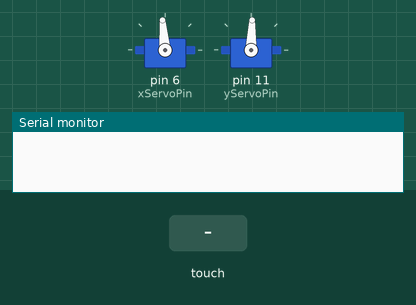
A sketch run on a simulated Arduino Uno, built with avr-gcc and run on an emulated ATmega328P. On the bench: 2 × servo, the last lines printed to the serial monitor. Inputs (shaded band) come from the test bench.

Above: at 1.2 s.
1.3 s: touch panel pressed at 13 % / 10 % of its raw x / y range
At 1.9 s:
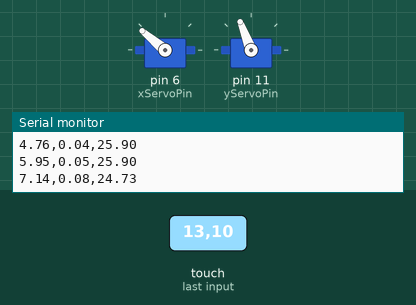
4.3 s: touch panel pressed at 38 % / 10 % of its raw x / y range
At 5.2 s:
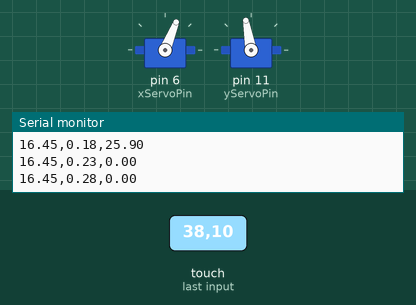
7.3 s: touch panel pressed at 62 % / 10 % of its raw x / y range
At 10.1 s:
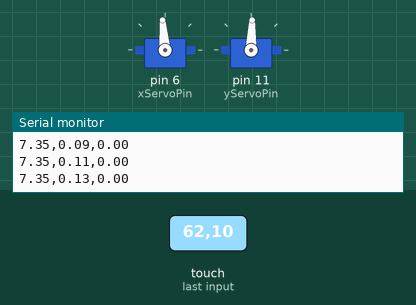
10.3 s: touch panel pressed at 87 % / 10 % of its raw x / y range
At 11.2 s:
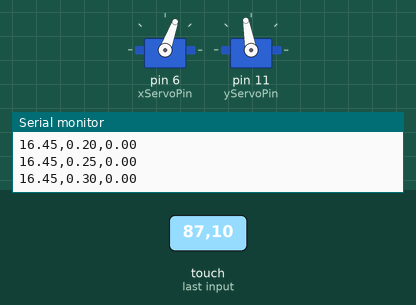
11.9 s: touch panel pressed at 13 % / 30 % of its raw x / y range
At 12.4 s:
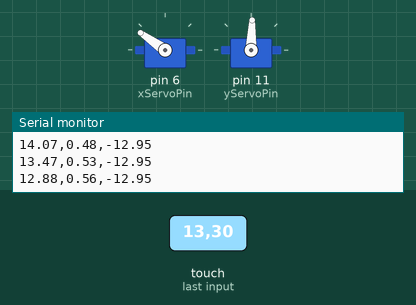
14.9 s: touch panel pressed at 38 % / 30 % of its raw x / y range
At 16.2 s:
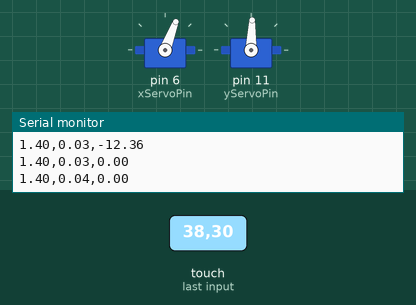
Timing chart, 0 to 18.7 s (numbered marks = the images above; inputs shaded):
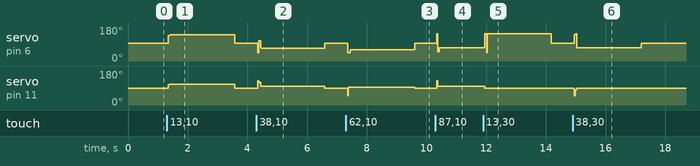

Measured:
- after the input at 1.3 s, servo on pin 6 (xServoPin): 95° → 140° after 0.05 s, → 95° 2.2 s later; servo on pin 11 (yServoPin): 88° → 111° after 0.05 s, → 88° 2.2 s later
- after the input at 4.3 s, servo on pin 6 (xServoPin): 95° → 68° after 0.05 s, → 95° 2.2 s later; servo on pin 11 (yServoPin): 88° → 100° after 0.05 s, → 88° 2.2 s later
- after the input at 7.3 s, servo on pin 6 (xServoPin): 95° → 45° after 0.06 s, → 59° 0.08 s later, → 95° 2.2 s later; servo on pin 11 (yServoPin): 88° → 93° after 0.06 s, → 88° 2.2 s later
- after the input at 10.3 s, servo on pin 6 (xServoPin): 95° → 70° after 0.05 s; servo on pin 11 (yServoPin): 88° → 100° after 0.05 s
- after the input at 11.9 s, servo on pin 11 (yServoPin): 100° → 88° after 0.05 s
- after the input at 14.9 s, servo on pin 6 (xServoPin): 95° → 69° after 0.06 s, → 95° 2.2 s later; servo on pin 11 (yServoPin): 88° → 80° after 0.06 s, → 88° 0.08 s later

The sketch:

ball_plate.ino
```cpp
#include <stdint.h> // not sure if needed - imports integer types
#include "TouchScreen.h"
#include <Servo.h>

#define YP A2  // Y plus. must be an analog pin, use "An" notation!
#define XM A3  // X minus. must be an analog pin, use "An" notation!
#define YM 8   // Y minus. can be a digital pin
#define XP 9   // X plus. can be a digital pin

// full dimensions of screen is 165x105mm.
float setpointX = 0; // x setpoint in mm. let center of screen = (0,0). bottom left edge = (-82.5,-52.5)
float setpointY = 0; // y setpoint in mm
const float width = 165; // x direction
const float height = 105; // y direction (mm)
float time, timePrev;
float errorX, errorY, previousErrorX, previousErrorY;
TSPoint p; // current point of touchscreen
float Px, Ix, Dx, Py, Iy, Dy; // pid values for each axis
int numValidPoints = 0; // number of consecutive valid points. used to discard random measurements that may swing the motors
int numInvalidPoints = 0; // number of consecutive no-touch points. if crosses a threshold, motors are reset

/////////////////PID CONSTANTS/////////////////
// TODO: MAY NEED DIFFERENT CONSTANTS FOR X AND Y.
// each axis has a different length, so different moment of inertia, etc.
const double Kpx = .55;
const double Kix = 0.05; //.1
const double Kdx = .275; //.25

const double Kpy = .35;
const double Kiy = 0.05;
const double Kdy = .16; //.15
///////////////////////////////////////////////

// SERVOS (doesn't need pwm pins)
const int xServoPin = 6;
const int yServoPin = 11;
Servo xServo;
Servo yServo;
const int flatXAngle = 95;
const int flatYAngle = 88;

// initialize touchscreen
// resistance across x is 274 ohms (measured)
TouchScreen ts = TouchScreen(XP, YP, XM, YM, 500);

const int pointsPerCycle = 150;
float radialVelocity = 1; // rotations per second
int index = 0;
float trajectoryUpdateTime, lastTrajectoryUpdateTime;

// input smoothing
const int inputWindowSize = 10;
float filteredX = 0;
float filteredY = 0;
float sumX = 0;
float sumY = 0;
float readingsX[inputWindowSize];
float readingsY[inputWindowSize];


int mode = 2;

void setup() {
  Serial.begin(9600); // is this needed at a diff baud?
  xServo.attach(xServoPin);
  yServo.attach(yServoPin);

  // todo: write the servos to their starting points (flat). determine what the starting points should be
  xServo.write(flatXAngle); // might not be 90
  yServo.write(flatYAngle);
  time = millis();
  lastTrajectoryUpdateTime = millis();
//  setpointX = 30;
}

void loop() {
  // put your main code here, to run repeatedly:

  // read time
  time = millis();
  float dt = (time - timePrev) / 1000; // get to seconds from milliseconds
//  Serial.print("dt: "); Serial.println(dt*1000);
//  Serial.println(time-lastTrajectoryUpdateTime);
  updateSetpoint();

//  Serial.println(setpointX);
  if (dt > 0.02) {
    timePrev = time;
    // read current position
    // get x and y position of ball on touchscreen
    p = ts.getPoint();

  //  Serial.print("X = "); Serial.print(p.x);
  //  Serial.print("\tY = "); Serial.print(p.y);
  //  Serial.print("\tPressure = "); Serial.println(p.z);

    // nothing is touching, discard this point
      if(p.z == 0) {
    //    Serial.println("discarded");
        numValidPoints = 0;
        numInvalidPoints++;
    //    Serial.print("invalid points count: "); Serial.println(numInvalidPoints);
      } else {
        numValidPoints++;
        numInvalidPoints = 0; // reset to zero because we have a a valid point now
      }

      // reset motors if not long enough
      if(numInvalidPoints >= 100) {
        xServo.write(flatXAngle);
        yServo.write(flatYAngle);
        Ix = 0; // reset integrals
        Iy = 0;
        return;
      }

     if(numInvalidPoints >= 300) {
        // not sure if this does anything
        xServo.detach();
        yServo.detach();
      }

      // wait for accumulation of readings to do something
      if(numValidPoints < 3) {
        return;
      }

      // valid point, continue
      if (p.z >= 10) {
      // convert readings to mm
      // the readings never get that close to the edges
      // actual range: x: 75-950, y: 100-870
      // using full range still because then that doesn't inflate the xy readings.
      // if i used a range of 75-950, then a reading of 950 is 82.5, but it cant read your finger that close, its
      // really just a reading of about ~75mm
      float x = map(p.x, 0, 1024, -82.5, 82.5); // x is 165 mm wide
      float y = map(p.y, 0, 1024, -52.5, 52.5); // y is 105mm wide
  //    Serial.println(x);

      sumX = sumX - readingsX[0]; // subtract oldest reading
      for(int i = 0; i< inputWindowSize - 1; i++) {
        // shift each reading to the left
        readingsX[i] = readingsX[i+1];
      }
      readingsX[inputWindowSize -1] = x; // add newest reading to history
      sumX = sumX + x;
      filteredX = sumX/inputWindowSize; // average
  //    Serial.print(x); Serial.print(",");Serial.println(filteredX);

      sumY = sumY - readingsY[0]; // subtract oldest reading
      for(int i = 0; i< inputWindowSize - 1; i++) {
        // shift each reading to the left
        readingsY[i] = readingsY[i+1];
      }
      readingsY[inputWindowSize -1] = y; // add newest reading to history
      sumY = sumY + y;
      filteredY = sumY/inputWindowSize; // average
  //    Serial.print(y); Serial.print(","); Serial.println(filteredY);
  //    Serial.println(x);
  //    Serial.print("\t");
  //    Serial.println(y);

      // calculate error
      errorX = setpointX - filteredX;
      errorY = setpointY - filteredY;
    //  Serial.print("x error = "); Serial.println(errorX);
    //  Serial.print("y error = "); Serial.println(errorY);

      // calculate x and y motor PID independently
      Px = Kpx*errorX;
      // only add integral if nearby to target
  //    Serial.println(errorX);
  //    if (abs(errorX) <= 30 ) {
        Ix += Kix*errorX*dt;
  //    }
  //    else {
  //      Ix = 0;
  //    }
  //    if( (errorX > 0) != (previousErrorX > 0)) { // if crossed y axis
  //      Ix = 0;
  //    }
      // TODO: MAYBE CLIP TO EVEN TIGHTER BOUNDS ON SUM
      Ix = clip2(Ix, -10, 10);
      Dx = Kdx*(errorX-previousErrorX)/dt;
//      Dx = clip2(Dx, -30,30);
      float PIDx = Px+Ix+Dx;
//      Serial.print(Px); Serial.print(","); Serial.print(Ix); Serial.print(","); Serial.println(Dx);

      Py = Kpy*errorY;
  //    if(abs(errorY) <= 30 ) {
        Iy += Kiy*errorY*dt;
  //    }
  //    else {
  //      Iy = 0;
  //    }
      Iy = clip2(Iy, -height/2, height/2);
      Dy = Kdy*(errorY-previousErrorY)/dt;
//      Dy = clip2(Dy, -50,50);
      float PIDy = Py+Iy+Dy;
      Serial.print(Py); Serial.print(","); Serial.print(Iy); Serial.print(","); Serial.println(Dy);


  //    Serial.println(Dy);
  //    Serial.println(Py);
  //    Serial.print("PIDx = "); Serial.println(PIDx);
  //    Serial.print("PIDy = "); Serial.println(PIDy);

      // transform and output based on PID output

      // HOW DO I MAP AN ERROR IN DISTANCE (FROM TOUCHSCREEN) TO AN OUTPUT IN MOTOR ANGLE?
      // IS IT ALL IN THE PID CONSTANTS? IS THERE A TRANSFER FUNCTION?

      // e.g. map to output range of 0-180
      // if x is less than setpoint x, then move one servo to tilt x
      // same for y
      // map output values to 0-180 or smaller range
      // TODO: WHAT ARE THE INPUT LIMITS?
      // do I take a linear mapping, or just clip the values?
      int xOutput = int(round(map(PIDx, -width/2, width/2, -50, 50))); // x needs larger range to achieve same angle
      int yOutput = int(round(map(PIDy, -height/2, height/2, -40, 40)));
      xOutput = clip(xOutput,-50,50);
      yOutput = clip(yOutput,-40,40);
//      Serial.print("X angle: ");
//      Serial.println(xOutput);
//      Serial.print("Y angle: ");
//      Serial.println(yOutput);

      // even point +/- whatever the PID was. so if even point is 90 degrees and PID output is 10, write 90+10 to servo
      // TODO: maybe use writeMicroseconds() to get more resolution. 1000-2000 microseconds range corresponds to 0-180
      xServo.write(flatXAngle + xOutput);
      yServo.write(flatYAngle + yOutput);
  //    Serial.println(flatXAngle + xOutput);
      // set this for the next loop
      previousErrorX = errorX;
      previousErrorY = errorY;
    }
  }
}

// setpoint draw a circle
// radius (mm)
// take an index and number of points, then calculate x and y setpoint based on index and trig
// so for index 1 and num points = 100, 1/100*360 = angle in degrees. calculate based on that
// how many indices should there be for a reasonable rotation rate?
void circle(float radius, int i) {
    float angle = float(i)/pointsPerCycle * M_PI * 2;
    setpointX = radius * cos(angle);
    setpointY = radius * sin(angle);
}

void ellipse(float a, float b, int i) {
    float angle = float(i)/pointsPerCycle * M_PI * 2;
    setpointX = a * cos(angle);
    setpointY = b * sin(angle);
}

void line(float length, int i) {
  if (i < pointsPerCycle/2) {
    setpointX = index/length/2;
  } else {
    setpointX = -index/length/2;
  }
  setpointY = 0;
}

int cornerIndex = 1;
void fourCorners(float l) {
  // todo
  float w = 32;
  float h = 13;
  switch(cornerIndex) {
    case 1:
      // quad 1
      setpointX = w;
      setpointY = h;
      break;
    case 2:
      setpointX = -w;
      setpointY = h;
      break;
    case 3:
      setpointX = -w;
      setpointY = -h;
      break;
    case 4:
      setpointX = w;
      setpointY = -h;
      break;
  }
  cornerIndex++;
  if(cornerIndex > 4) cornerIndex = 1; // reset back to beginning
}

void updateSetpoint() {
  float dt = (time - lastTrajectoryUpdateTime)/1000;
  float updateIncrement = 1/radialVelocity/pointsPerCycle;

  switch(mode) {
    case 0:
      // center
      setpointX = 0;
      setpointY = 0;
      break;
    case 1:
      // circle
      if (dt > updateIncrement) {
        circle(10, index); // set setpoint to circle trajectory
        lastTrajectoryUpdateTime = time;
        index+=int(round(dt/updateIncrement)); // often dt is larger than the ideal update time (skipping updates)
        // bc of this, update index to nearest integer. this avoids artificially lowering the angular velocity.
        if (index > pointsPerCycle) {
          index = 0;
        }
      }
      break;
    case 2:
      // four corners
      if(dt > 2) {
        fourCorners(30);
        lastTrajectoryUpdateTime = time;
      }
      break;
    case 3:
      // ellipse
      if (dt > 1/radialVelocity/pointsPerCycle) {
        ellipse(15,10, index); // set setpoint to circle trajectory
        lastTrajectoryUpdateTime = time;
        index+=int(round(dt/updateIncrement)); // if dt is more than the update time, then increments index by more than 1
        if (index > pointsPerCycle) {
          index = 0;
        }
      }
      break;
    default:
      setpointX = 0;
      setpointY = 0;
      break;
  }
}


// helper
int clip(int value, int minimum, int maximum) {
  if (value > maximum) {
    return maximum;
  }
  if (value < minimum) {
    return minimum;
  }
  return value;
}

// helper
float clip2(float value, float minimum, float maximum) {
  if (value > maximum) {
    return maximum;
  }
  if (value < minimum) {
    return minimum;
  }
  return value;
}
```
